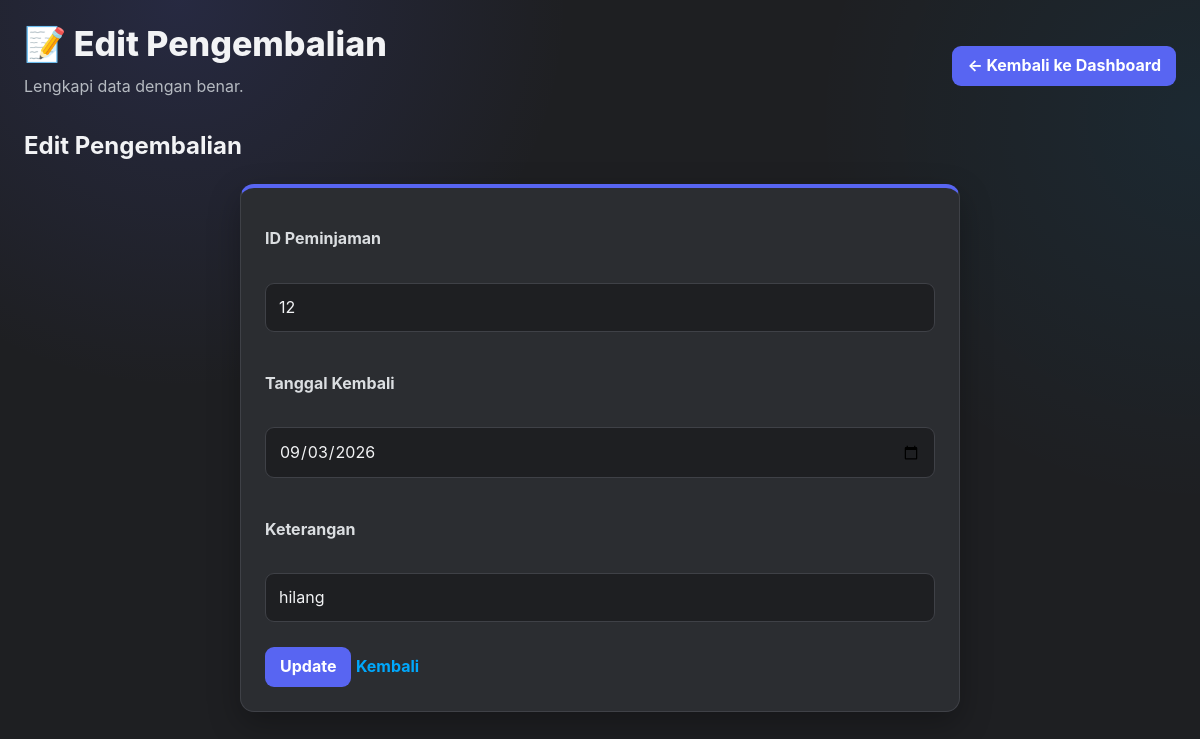
The page /pengembalian/edit.pengembalian.php?id=9 (signed in) on the database its author committed.
### tables this page shows
CREATE TABLE `pengembalian` (
  `id_pengembalian` int(11) NOT NULL,
  `id_peminjaman` int(11) DEFAULT NULL,
  `id_petugas` int(11) DEFAULT NULL,
  `tanggal_kembali` date DEFAULT NULL,
  `terlambat` int(5) DEFAULT NULL,
  `denda` int(11) DEFAULT NULL,
  `keterangan` varchar(100) DEFAULT NULL
);

### pengembalian/edit.pengembalian.php (the view, shortened to what this page needs)
<?php
include '../connection.php';
$id = $_GET['id'];
$query = mysqli_query($conn, "
    SELECT pg.*, p.id_petugas AS petugas_peminjaman
    FROM pengembalian pg
    JOIN peminjaman p ON pg.id_peminjaman=p.id_peminjaman
    WHERE pg.id_pengembalian = '$id'
");
$row = mysqli_fetch_assoc($query);
?>
<!DOCTYPE html>
<html>
<head>
<link rel="stylesheet" href="../style.css">
</head>
<body>
<div class="page-head"><div><h1>📝 Edit Pengembalian</h1><p class="muted">Lengkapi data dengan benar.</p></div><a class="btn btn-light" href="<?='../dashboard.'.($_SESSION['role']??'').'.php'?>">← Kembali ke Dashboard</a></div>
<h2>Edit Pengembalian</h2>
<form method="POST">
    <label>ID Peminjaman</label><br>
    <input
        type="text"
        value="<?php echo $row['id_peminjaman']; ?>"
        readonly
    >
    <br><br>
    <label>Tanggal Kembali</label><br>
    <input
        type="date"
        name="tanggal_kembali"
        value="<?php echo $row['tanggal_kembali']; ?>"
        required
    >
    <br><br>
    <label>Keterangan</label><br>
    <input
        type="text"
        name="keterangan"
        value="<?php echo $row['keterangan']; ?>"
        maxlength="100"
    >
    <br><br>
    <button type="submit" name="update">
        Update
    </button>
    <a href="tampil.pengembalian.php">
        Kembali
    </a>
</form>
</body>
</html>

### style.css (style rules this page uses)
:root { --discord-blurple:#5865F2; --discord-blurple-hover:#4752C4; --discord-blue:#00A8FC; --discord-bg:#1E1F22; --discord-sidebar:#232428; --discord-surface:#2B2D31; --discord-surface-2:#313338; --discord-surface-3:#383A40; --discord-input:#1E1F22; --discord-border:#3F4147; --discord-text:#F2F3F5; --discord-muted:#B5BAC1; --discord-yellow:#F0B232; --discord-red:#ED4245; --discord-red-hover:#C9363A; --shadow:0 12px 32px rgba(0,0,0,.28); --radius:14px; --radius-sm:9px; }
* { box-sizing:border-box }
html { scroll-behavior:smooth }
html,body { margin:0;min-height:100% }
body { font-family:Inter,Segoe UI,Roboto,Arial,sans-serif; background: radial-gradient(circle at 15% 0%,rgba(88,101,242,.15),transparent 30%), radial-gradient(circle at 100% 15%,rgba(0,168,252,.07),transparent 28%), var(--discord-bg); color:var(--discord-text); padding:24px; line-height:1.55; }
.container, .page-head, .topbar, .card-grid, .stats, .info, .success, .warning, .error, .table-wrap { width:min(1200px,100%); margin-left:auto; margin-right:auto; }
.page-head { display:flex; align-items:center; justify-content:space-between; gap:16px; flex-wrap:wrap; margin-bottom:20px; }
.page-head>div:first-child { flex:1;min-width:220px }
h1,h2,h3,h4,h5,h6 { color:var(--discord-text);margin-top:0 }
h1 { font-size:clamp(25px,3vw,34px);line-height:1.2;margin-bottom:6px;font-weight:800 }
h2 { font-size:24px;margin-bottom:16px }
p { color:var(--discord-muted);margin:8px 0;line-height:1.65 }
a { color:var(--discord-blue);text-decoration:none;font-weight:650;transition:.15s ease }
.muted { color:var(--discord-muted)!important }
form { width:min(720px,100%); margin:20px auto; padding:24px; background:var(--discord-surface); border:1px solid var(--discord-border); border-top:4px solid var(--discord-blurple); border-radius:var(--radius); box-shadow:var(--shadow); }
label { display:block;color:#DBDEE1;font-weight:700;margin:14px 0 7px }
input,select,textarea { width:100%; padding:11px 13px; border:1px solid var(--discord-border); border-radius:var(--radius-sm); background:var(--discord-input); color:var(--discord-text); font:inherit; outline:none; transition:.15s ease; }
input::placeholder,textarea::placeholder { color:#72767D }
input[type=date] { cursor:pointer }
button,.btn,.btn-success,.btn-warning,.btn-danger,.btn-secondary,.btn-light { display:inline-flex; align-items:center; justify-content:center; gap:7px; min-height:40px; padding:9px 14px; border:1px solid transparent; border-radius:var(--radius-sm); background:var(--discord-blurple)!important; color:#fff!important; cursor:pointer; font:inherit; font-weight:750; line-height:1.2; text-decoration:none!important; box-shadow:none; transition:background .15s ease,transform .15s ease,border-color .15s ease; }
* { scrollbar-width:thin;scrollbar-color:#1A1B1E #2B2D31 }
.btn,.btn-success,.btn-warning,.btn-danger,.btn-secondary,.btn-light, .btn-register, button[type="submit"] { background:var(--discord-blurple)!important; color:#fff!important; border:1px solid transparent!important; }

### rows shown on the page
pengembalian: id_peminjaman "12", tanggal_kembali "09/03/2026", keterangan "hilang"
